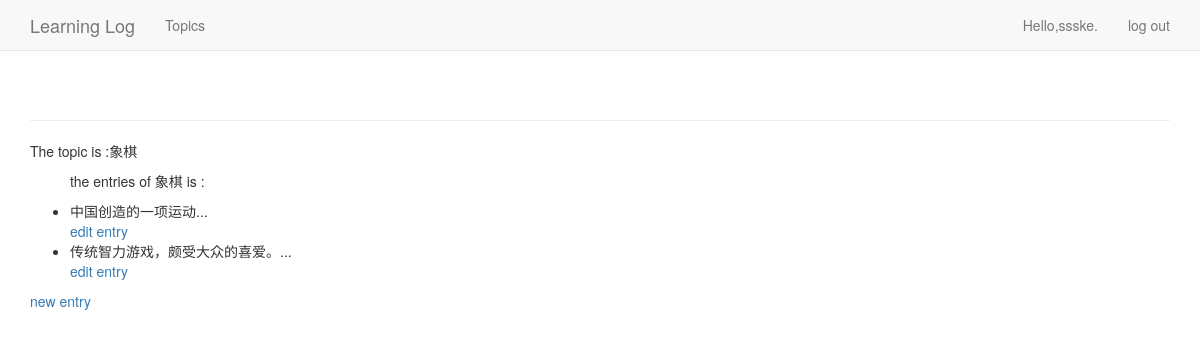
The page /topics/1/ (signed in) on the database as committed earlier.
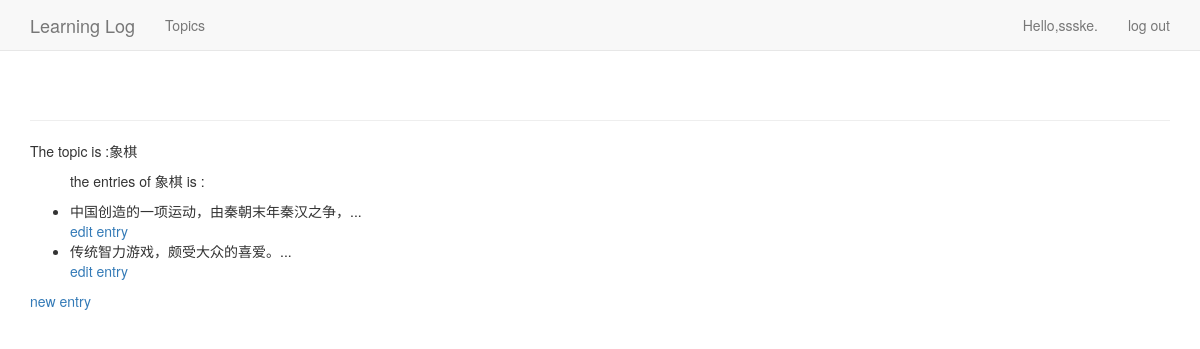
The same page on the database as committed later.
### learn_blogs/models.py (models this page shows)
class Topic(models.Model):
    text=models.CharField(max_length=200)
    date=models.DateTimeField(auto_now_add=True)
    owner=models.ForeignKey(User,on_delete=models.CASCADE)
    def __str__(self):
        return self.text

class Entry(models.Model):
    topic=models.ForeignKey(Topic,on_delete=models.CASCADE)
    date=models.DateTimeField(auto_now_add=True)
    text=models.TextField()
    class Meta:
        verbose_name_plural="Entries"
    def __str__(self):
        return self.text[:20]+"..."

### learn_blogs/views.py (the view)
# urls.py: re_path(r'topics/(?P<topic_id>\d+)/$',views.topic,name='topic'),
@login_required
def topic(request,topic_id):
    topic=Topic.objects.get(id=topic_id)
    if topic.owner!=request.user:
        raise Http404
    entries=topic.entry_set.order_by('date')
    context={
        'topic':topic,
        'entries':entries
    }
    return render(request,'learn_blogs/topic.html',context)

### learn_blogs/templates/learn_blogs/topic.html
{% extends 'learn_blogs/base.html' %}
{% block content %}
<p>The topic is :{{topic}} </p>
	<ul>
		<p>the entries of {{ topic }} is :</p>
		{% for entry in entries %}
		<li>{{ entry}}</li>
		<a href="{% url 'learn_blogs:edit_entry' entry.id %}">edit entry</a>
		{% empty %}
		<p>this topic has no entry</p>
		{% endfor %}
	</ul>
<p><a href="{% url 'learn_blogs:new_entry' topic.id %}">new entry</a></p>
{% endblock content %}

### learn_blogs/templates/learn_blogs/base.html (shortened to what this page needs)
{% load bootstrap3 %}
<!DOCTYPE html>
<html lang='en'>
	<head>
		{% bootstrap_css %}
	</head>
	<body>
		<nav class="navbar navbar-default navbar-static-top">
			<div class="container">
				<div class="navbar-header">
					<a class="navbar-brand" href="{% url 'learn_blogs:index' %}">Learning Log</a>
				</div>
				<div class="navbar-collapse" id="navbar">
					<ul class="nav navbar-nav">
						<li><a href="{% url 'learn_blogs:topics' %}">Topics</a></li>
					</ul>
					<ul class="nav navbar-nav navbar-right">
						{% if user.is_authenticated %}
							<li><a>Hello,{{user.username}}.</a></li>
							<li><a href="{% url 'users:logout' %}">log out</a></li>
						{% else %}
						<li><a href="{% url 'users:login' %}">log in</a></li>
						<li><a href="{% url 'users:register' %}">register</a></li>
						{% endif %}
					</ul>
				</div>
			</div>
		</nav>
	<div class="container">
		<div class="page-header">
		</div>
		<div>
			{% block content %}{% endblock content %}
		</div>
	</div>
	</body>
</html>

Rows that differ between the two databases and show on the page:
changed Entry: text "中国创造的一项运动..." → "中国创造的一项运动，由秦朝末年秦汉之争，..."
